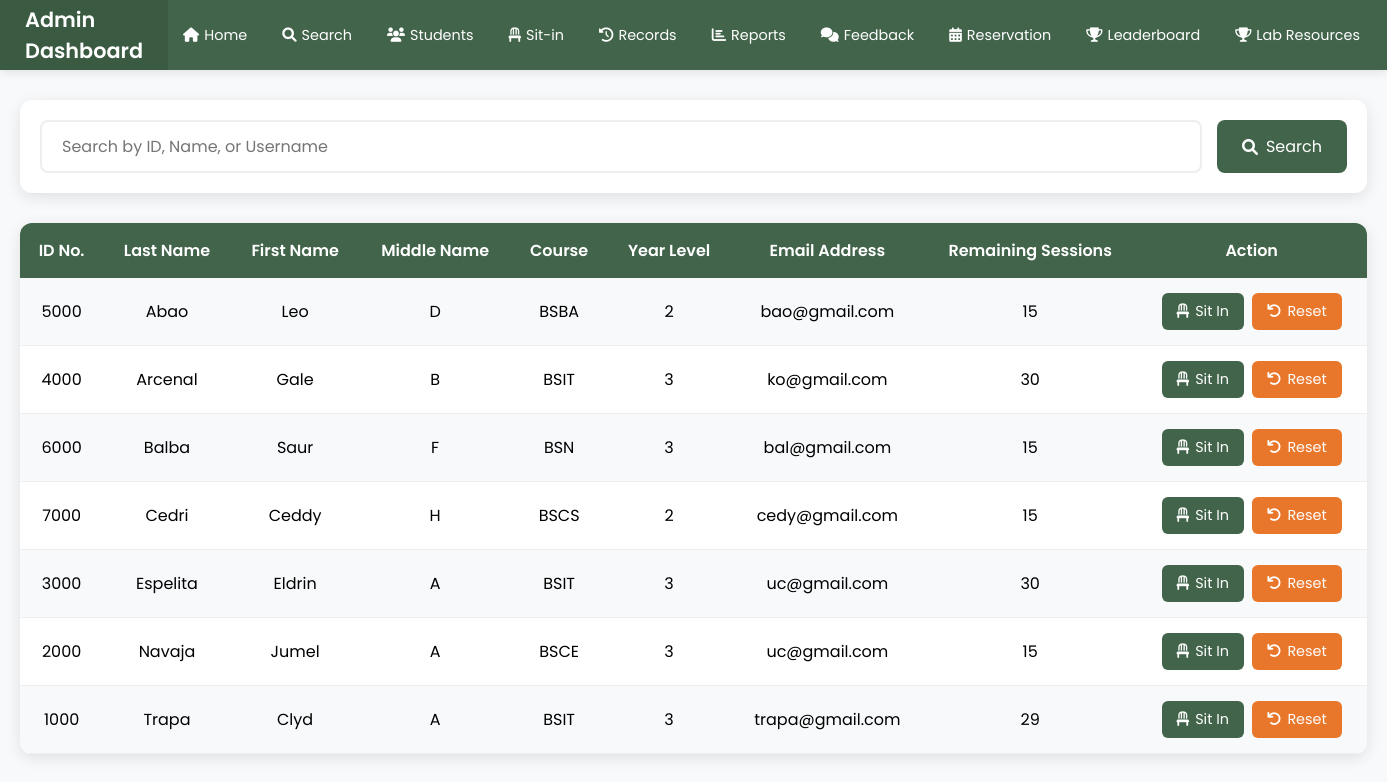
Before: /search with the older database file.
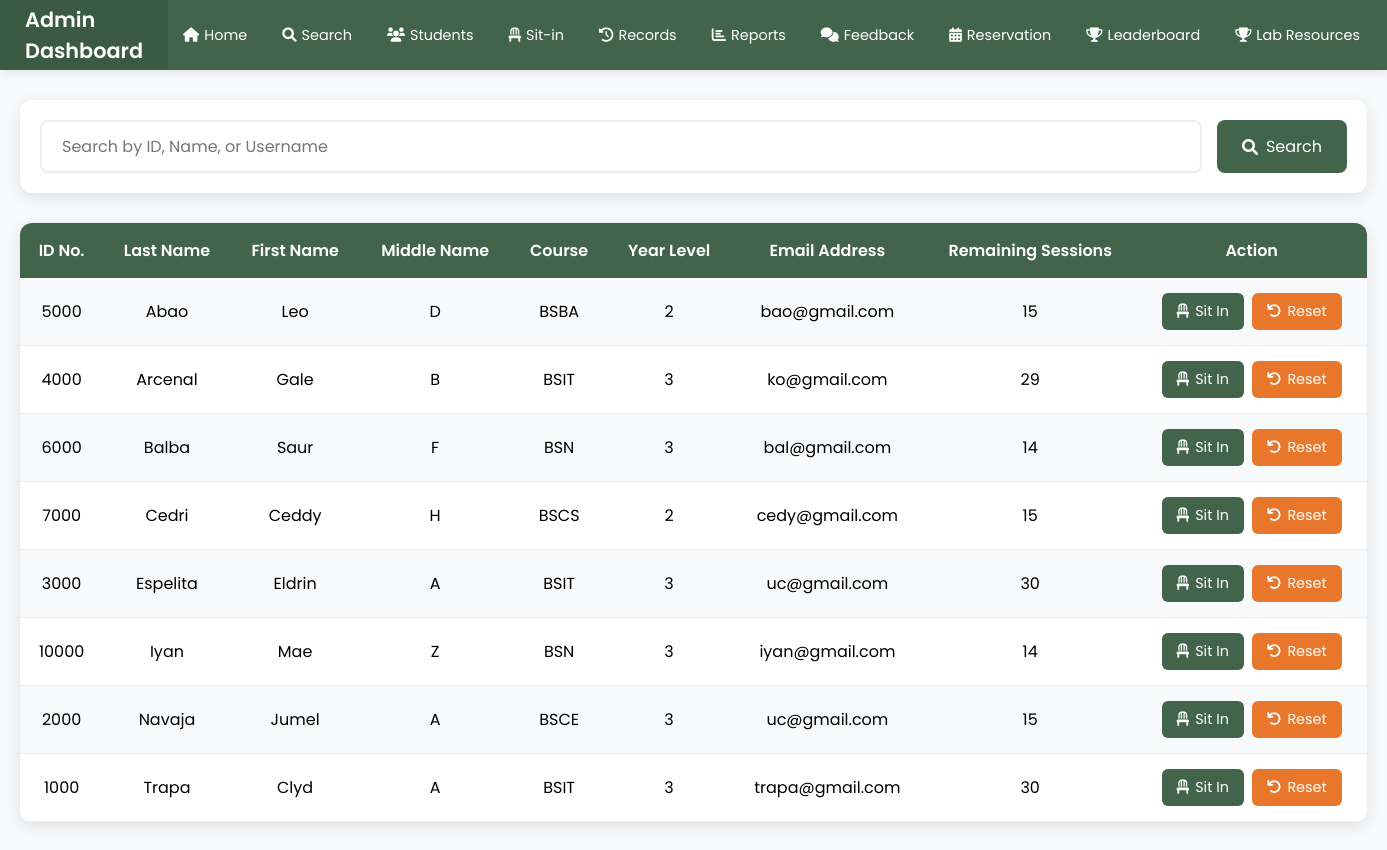
After: the same page with the newer database file.
### tables this page shows
CREATE TABLE users (
            id INTEGER PRIMARY KEY AUTOINCREMENT,
            idno TEXT UNIQUE NOT NULL,
            firstname TEXT NOT NULL,
            lastname TEXT NOT NULL,
            middlename TEXT,
            course TEXT,
            year_level TEXT,
            email_address TEXT,
            password TEXT NOT NULL,
            role TEXT DEFAULT 'student',
            remaining_sessions INTEGER DEFAULT 0,
            profile_pic TEXT
        , points INTEGER DEFAULT 0);

### app.py (the view)
@app.route('/search', methods=['GET', 'POST'])
def search():
    students = []
    search_query = request.form.get('search_query', '').strip()
    with sqlite3.connect('users.db') as conn:
        cursor = conn.cursor()
        if search_query:
            query = '''
                SELECT idno, lastname, firstname, middlename, course, year_level, email_address, remaining_sessions
                FROM users
                WHERE idno LIKE ? OR lastname LIKE ? OR firstname LIKE ?
                ORDER BY lastname, firstname
            '''
            search_param = f'%{search_query}%'
            cursor.execute(query, (search_param, search_param, search_param))
        else:
            query = '''
                SELECT idno, lastname, firstname, middlename, course, year_level, email_address, remaining_sessions
                FROM users
                ORDER BY lastname, firstname
            '''
            cursor.execute(query)
        students = cursor.fetchall()
    return render_template('search.html', students=students, search_query=search_query)

### templates/search.html (shortened to what this page needs)
<!DOCTYPE html>
<html lang="en">
<head>
    <link rel="stylesheet" href="https://cdnjs.cloudflare.com/ajax/libs/font-awesome/6.0.0/css/all.min.css">
</head>
<body>
    <div class="navbar">
        <div class="logo">Admin Dashboard</div>
        <ul class="nav-links">
            <li><a href="{{ url_for('admin_dashboard') }}"><i class="fas fa-home"></i> Home</a></li>
            <li><a href="{{ url_for('search') }}"><i class="fas fa-search"></i> Search</a></li>
            <li><a href="{{ url_for('students') }}"><i class="fas fa-users"></i> Students</a></li>
            <li><a href="{{ url_for('current_sit_in') }}"><i class="fas fa-chair"></i> Sit-in</a></li>
            <li><a href="{{ url_for('sit_in_records') }}"><i class="fas fa-history"></i> Records</a></li>
            <li><a href="{{ url_for('sit_in_report') }}"><i class="fas fa-chart-bar"></i> Reports</a></li>
            <li><a href="{{ url_for('feedback_report') }}"><i class="fas fa-comments"></i> Feedback</a></li>
            <li><a href="{{ url_for('reservation') }}"><i class="fas fa-calendar-alt"></i> Reservation</a></li>
            <li><a href="{{ url_for('leaderboard') }}"><i class="fas fa-trophy"></i> Leaderboard</a></li>
            <li><a href="{{ url_for('admin_resources') }}"><i class="fas fa-trophy"></i>Lab Resources</a></li>
        </ul>
        <div class="logout-container">
        </div>
    </div>
    <div class="container">
        <form method="POST" action="{{ url_for('search') }}" class="search-box" id="searchForm">
            <input type="text" name="search_query" id="searchInput" placeholder="Search by ID, Name, or Username" value="{{ request.form.get('search_query', '') }}">
            <button type="submit">
                <i class="fas fa-search"></i>
                Search
            </button>
        </form>
        <div class="table-container">
            <table>
                <thead>
                    <tr>
                        <th>ID No.</th>
                        <th>Last Name</th>
                        <th>First Name</th>
                        <th>Middle Name</th>
                        <th>Course</th>
                        <th>Year Level</th>
                        <th>Email Address</th>
                        <th>Remaining Sessions</th>
                        <th>Action</th>
                    </tr>
                </thead>
                <tbody>
                    {% for student in students %}
                    <tr>
                        <td>{{ student[0] }}</td>
                        <td>{{ student[1] }}</td>
                        <td>{{ student[2] }}</td>
                        <td>{{ student[3] }}</td>
                        <td>{{ student[4] }}</td>
                        <td>{{ student[5] }}</td>
                        <td>{{ student[6] }}</td>
                        <td>{{ student[7] }}</td>
                        <td>
                            <div class="button-container">
                                <button class="sit-in-btn" onclick="openModal('{{ student[0] }}', '{{ student[1] }}', '{{ student[2] }}')">
                                    <i class="fas fa-chair"></i>
                                    Sit In
                                </button>
                                <button class="reset-session-btn" onclick="resetStudentSessions('{{ student[0] }}', '{{ student[1] }}', '{{ student[2] }}')">
                                    <i class="fas fa-undo"></i>
                                    Reset
                                </button>
                            </div>
                        </td>
                    </tr>
                    {% endfor %}
                </tbody>
            </table>
        </div>
    </div>
</body>
</html>

Changed rows visible on the page:
changed users "Arcenal": remaining_sessions "30" → "29"
changed users "Balba": remaining_sessions "15" → "14"
added users: idno "10000", lastname "Iyan", firstname "Mae", middlename "Z", course "BSN", year_level "3", email_address "iyan@gmail.com", remaining_sessions "14"
changed users "Trapa": remaining_sessions "29" → "30"
